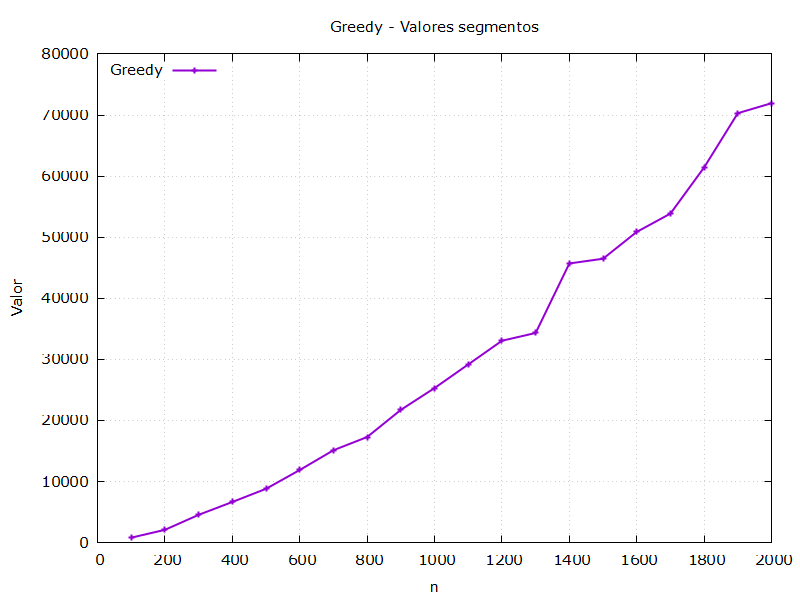

Reproduce this figure in gnuplot.
set terminal pngcairo enhanced font 'Verdana,11' size 800, 600
set output 'valorGreedy.png'

set title 'Greedy - Valores segmentos'
set xlabel 'n'
set ylabel 'Valor'

n = 1
Greedy = 4

set grid
set key left top

plot 'resultados.dat' using n:Greedy with linespoints  lw 2 title 'Greedy', \
